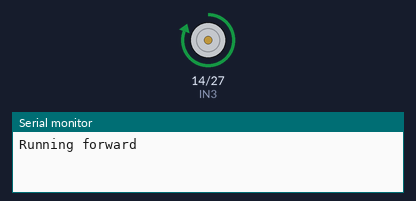
Recording of a sketch running on a simulated ESP32. On the bench: motor-driver pin pairs drawn as motors (green arrow = first pin HIGH = forward, orange = second pin HIGH = backward, longer = more drive, scaled by the enable pin), the last lines printed to the serial monitor.

Above: at 1.5 s.
At 3.5 s:
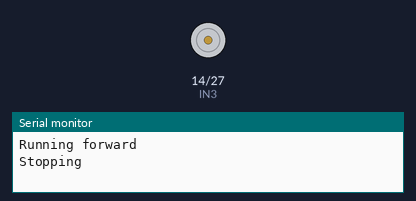
At 5.5 s:
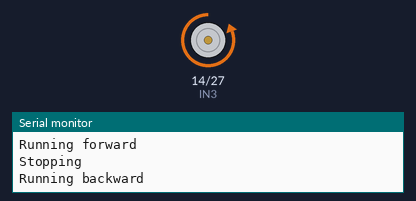
Timing chart, 0 to 10.4 s (numbered marks = the images above):
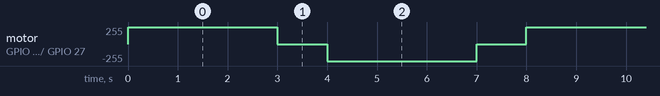

The sketch:

motor-module-version1.ino
```cpp
// #include <Arduino.h>

// // Pin definitions
// #define ENA 18    // PWM speed control
// #define IN1 14    // Direction pin 1
// #define IN2 27    // Direction pin 2

// // PWM settings
// #define PWM_FREQ 5000     // 5 kHz
// #define PWM_CHANNEL 0
// #define PWM_RESOLUTION 8  // 8-bit: 0-255

// void setup() {
//   // Set up direction pins
//   pinMode(IN1, OUTPUT);
//   pinMode(IN2, OUTPUT);

//   // Set up PWM channel
//   ledcSetup(PWM_CHANNEL, PWM_FREQ, PWM_RESOLUTION);
//   ledcAttachPin(ENA, PWM_CHANNEL);

//   Serial.begin(115200);
// }

// void loop() {
//   // Example: run motor forward at 70% speed for 3 sec
//   Serial.println("Running forward");
//   digitalWrite(IN1, HIGH);
//   digitalWrite(IN2, LOW);
//   ledcWrite(PWM_CHANNEL, 180); // 70% of 255 ~ 180
//   delay(3000);

//   // Stop motor for 1 sec
//   Serial.println("Stopping");
//   ledcWrite(PWM_CHANNEL, 0);
//   delay(1000);

//   // Run motor backward at 70% speed for 3 sec
//   Serial.println("Running backward");
//   digitalWrite(IN1, LOW);
//   digitalWrite(IN2, HIGH);
//   ledcWrite(PWM_CHANNEL, 180);
//   delay(3000);

//   // Stop motor for 1 sec
//   Serial.println("Stopping");
//   ledcWrite(PWM_CHANNEL, 0);
//   delay(1000);
// }


#include <Arduino.h>

// Pin definitions
#define IN3 14    // Direction pin 1
#define IN4 27    // Direction pin 2
#define ENB 26    // Enable pin for Motor B

void setup() {
  // Set up pins
  pinMode(IN3, OUTPUT);
  pinMode(IN4, OUTPUT);
  pinMode(ENB, OUTPUT);

  // Enable the motor channel
  digitalWrite(ENB, HIGH);  // Full speed

  Serial.begin(115200);
}

void loop() {
  // Run motor forward for 3 sec
  Serial.println("Running forward");
  digitalWrite(IN3, HIGH);
  digitalWrite(IN4, LOW);
  delay(3000);

  // Stop motor for 1 sec
  Serial.println("Stopping");
  digitalWrite(IN3, LOW);
  digitalWrite(IN4, LOW);
  delay(1000);

  // Run motor backward for 3 sec
  Serial.println("Running backward");
  digitalWrite(IN3, LOW);
  digitalWrite(IN4, HIGH);
  delay(3000);

  // Stop motor for 1 sec
  Serial.println("Stopping");
  digitalWrite(IN3, LOW);
  digitalWrite(IN4, LOW);
  delay(1000);
}
```

Measured:
- by itself, motor on GPIO 14 (IN3) / GPIO 27 (IN4): repeats every 8.0 s: stopped 1.0 s, backward 255/255 3.0 s, stopped 1.0 s, forward 255/255 3.0 s
